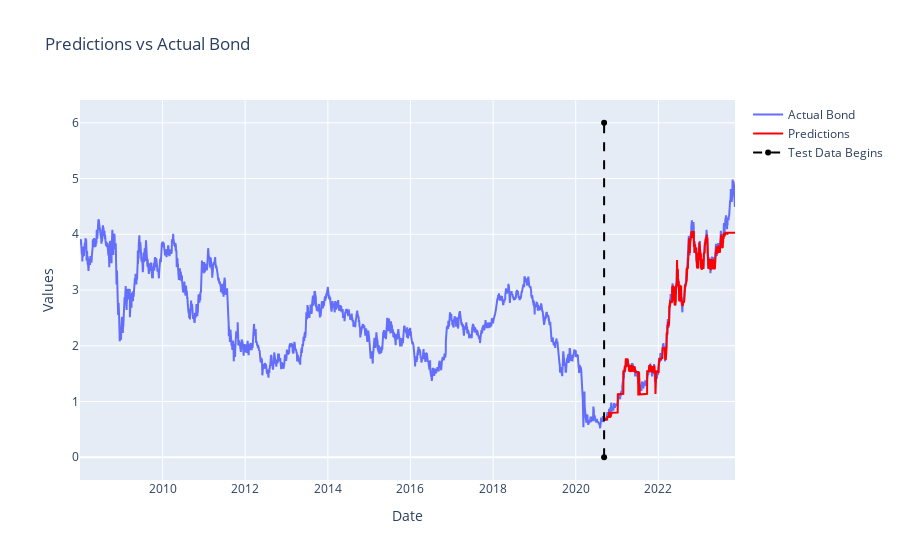

This figure's notebook cell:
### Code cell
import plotly.graph_objects as go #used for data visualization

# Original Plot
fig = go.Figure()

fig.add_trace(go.Scatter(x=df_results.index, y=df_results['bond'],  name='Actual Bond'))
fig.add_trace(go.Scatter(x=df_results.index, y=df_results['predictions'], name='Predictions', line=dict(color='red')))
fig.add_trace(go.Scatter(x=[first_test_date, first_test_date], y=[0, 6], name='Test Data Begins', line=dict(color='black', dash='dash')))
fig.update_layout(title='Predictions vs Actual Bond', xaxis_title='Date', yaxis_title='Values')
fig.show()

### Figure 1 — Plotly figure (JSON) as saved in the notebook; plotly's stock layout.template omitted (floating-point values rounded to 4 significant figures; data arrays with more than 128 entries replaced by an {"elided": "..."} marker saying what was removed)
{"data": [{"name": "Actual Bond", "type": "scatter", "x": {"elided": "4137 str values"}, "y": {"elided": "4137 float values"}}, {"line": {"color": "red"}, "name": "Predictions", "type": "scatter", "x": {"elided": "4137 str values"}, "y": {"elided": "4137 float values"}}, {"line": {"color": "black", "dash": "dash"}, "name": "Test Data Begins", "type": "scatter", "x": ["2020-09-08T00:00:00", "2020-09-08T00:00:00"], "y": [0, 6]}], "layout": {"title": {"text": "Predictions vs Actual Bond"}, "xaxis": {"title": {"text": "Date"}}, "yaxis": {"title": {"text": "Values"}}}}
